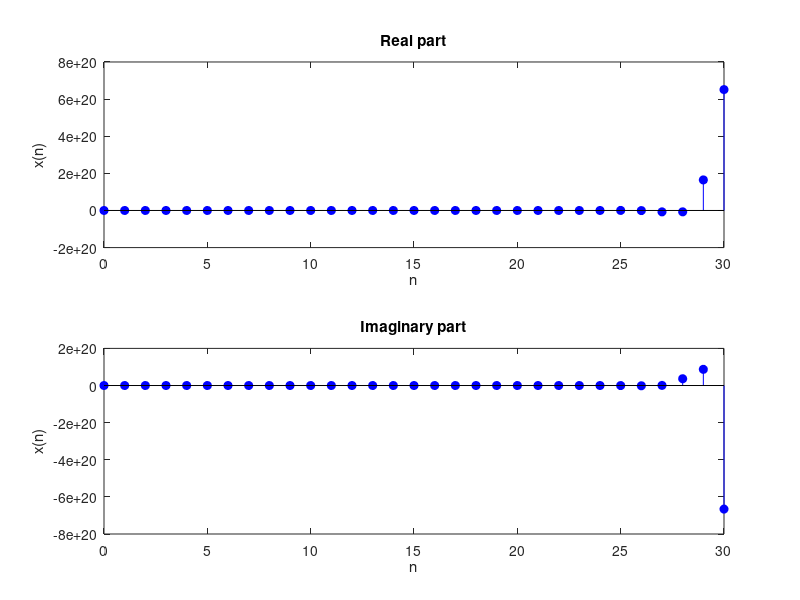

Recreate this plot in MATLAB.
% x(n) = r^n (cos*theta*n + j sin*theta*n)

%theta = pi/100;
n=0:30;
r = input('Enter r = ');
theta = input('Enter theta = ');

Xr = (r.^n).*cos(theta*n);
Xi = (r.^n).*sin(theta*n);

subplot(2,1,1);
stem(n,Xr,'b','filled');
xlabel('n');
ylabel('x(n)');
title('Real part');

subplot(2,1,2);
stem(n,Xi,'b','filled');
xlabel('n');
ylabel('x(n)');
title('Imaginary part');
